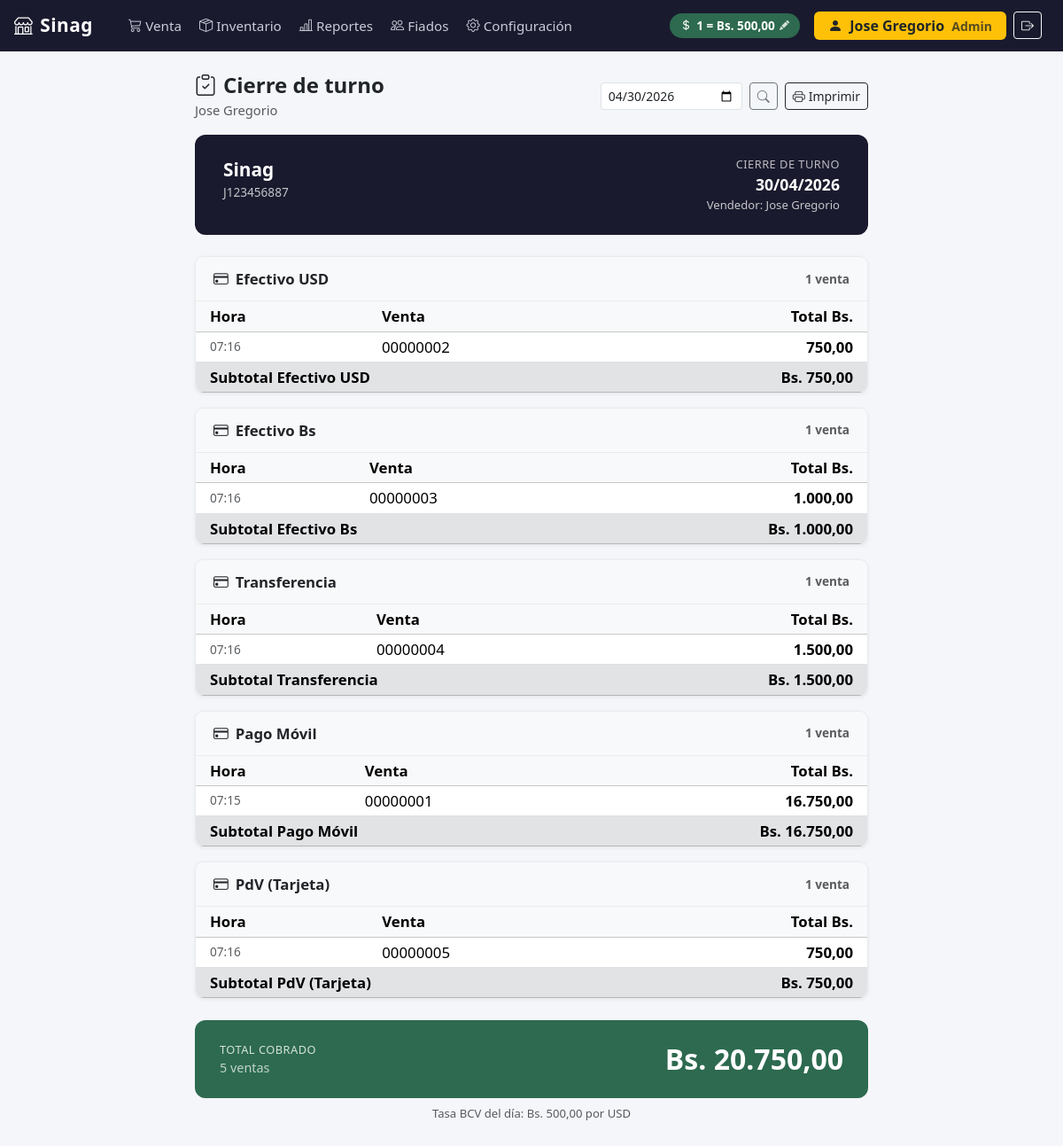
/reportes/cierre/cajero/ (signed in), run on the app's committed database.
### configuracion/models.py (models this page shows, shortened)
class Empresa(models.Model):
    nombre = models.CharField(max_length=200)
    rif = models.CharField(max_length=20)
    telefono = models.CharField(max_length=20, blank=True)
    direccion = models.TextField(blank=True)
    logo = models.ImageField(upload_to='empresa/', blank=True, null=True)
    imprimir_ticket   = models.BooleanField(default=False)
    nombre_impresora  = models.CharField(max_length=200, blank=True, default='')
    class Meta:
        verbose_name = 'Empresa'

class Moneda(models.Model):
    tasa_cambio = models.DecimalField(max_digits=12, decimal_places=2)
    simbolo = models.CharField(max_length=5, default='Bs')
    ultima_actualizacion = models.DateTimeField(auto_now=True)
    class Meta:
        verbose_name = 'Moneda'
        verbose_name_plural = 'Moneda'

### ventas/models.py (models this page shows, shortened)
class Venta(models.Model):
    METODO_PAGO = [
        ('EFECTIVO_USD',   'Efectivo USD'),
        ('EFECTIVO_BS',    'Efectivo Bs'),
        ('TRANSFERENCIA',  'Transferencia'),
        ('PAGO_MOVIL',     'Pago Móvil'),
        ('PUNTO_DE_VENTA', 'PdV (Tarjeta)'),
        ('BIOPAGO',        'Biopago'),
        ('MIXTO',          'Pago Mixto'),
    ]
    ESTADO = [
        ('COMPLETADA', 'Completada'),
        ('ANULADA',    'Anulada'),
    ]
    fecha           = models.DateTimeField(auto_now_add=True)
    total_usd       = models.DecimalField(max_digits=10, decimal_places=2)
    total_bs        = models.DecimalField(max_digits=14, decimal_places=2)
    tasa_aplicada   = models.DecimalField(max_digits=12, decimal_places=2)
    metodo_pago     = models.CharField(max_length=20, choices=METODO_PAGO)
    estado          = models.CharField(max_length=15, choices=ESTADO, default='COMPLETADA')
    notas           = models.TextField(blank=True)
    monto_recibido  = models.DecimalField(max_digits=14, decimal_places=2, null=True, blank=True)
    vuelto          = models.DecimalField(max_digits=14, decimal_places=2, null=True, blank=True)
    vendedor        = models.ForeignKey(User, null=True, blank=True, on_delete=models.SET_NULL, related_name='ventas')
    numero_factura  = models.PositiveIntegerField(unique=True, null=True, blank=True)
    numero_control  = models.PositiveIntegerField(unique=True, null=True, blank=True)
    monto_exento_usd    = models.DecimalField(max_digits=10, decimal_places=2, default=0)
    base_imponible_usd  = models.DecimalField(max_digits=10, decimal_places=2, default=0)
    iva_usd             = models.DecimalField(max_digits=10, decimal_places=2, default=0)
    monto_exento_bs     = models.DecimalField(max_digits=14, decimal_places=2, default=0)
    base_imponible_bs   = models.DecimalField(max_digits=14, decimal_places=2, default=0)
    iva_bs              = models.DecimalField(max_digits=14, decimal_places=2, default=0)
    class Meta:
        verbose_name        = 'Venta'
        verbose_name_plural = 'Ventas'
        ordering            = ['-fecha']
    @property
    def numero_fmt(self):
        if self.numero_factura:
            return f'{self.numero_factura:08d}'
        return f'#{self.pk}'

### reportes/views.py (the view)
# urls.py: path('cierre/cajero/', views.cierre_cajero, name='cierre_cajero'),
@login_required
def cierre_cajero(request):
    fecha_str = request.GET.get('fecha', '')
    try:
        fecha = date.fromisoformat(fecha_str)
    except ValueError:
        fecha = timezone.localtime().date()
    ventas_dia = (
        Venta.objects
        .filter(vendedor=request.user, fecha__date=fecha, estado='COMPLETADA')
        .prefetch_related('detalles__producto')
        .order_by('-fecha')
    )
    resumen_metodos = []
    for codigo_metodo, nombre_metodo in Venta.METODO_PAGO:
        ventas_metodo = [v for v in ventas_dia if v.metodo_pago == codigo_metodo]
        if not ventas_metodo:
            continue
        total_bs = sum(float(v.total_bs) for v in ventas_metodo)
        resumen_metodos.append({
            'nombre':   nombre_metodo,
            'codigo':   codigo_metodo,
            'total_bs': total_bs,
            'cantidad': len(ventas_metodo),
            'ventas':   ventas_metodo,
        })
    total_general_bs = sum(m['total_bs'] for m in resumen_metodos)
    total_ventas     = sum(m['cantidad'] for m in resumen_metodos)
    moneda  = Moneda.objects.first()
    empresa = Empresa.objects.first() or Empresa()
    return render(request, 'reportes/cierre_cajero.html', {
        'fecha':             fecha,
        'resumen_metodos':   resumen_metodos,
        'total_general_bs':  total_general_bs,
        'total_ventas':      total_ventas,
        'moneda':            moneda,
        'empresa':           empresa,
        'tasa':              moneda.tasa_cambio if moneda else None,
    })

### ventas/templatetags/pos_extras.py (called while the page is built)
@register.filter
def formato_bs(value):
    try:
        num = float(value)
    except (TypeError, ValueError):
        return value
    formatted = f"{num:,.2f}"
    return formatted.replace(',', 'X').replace('.', ',').replace('X', '.')

### templates/reportes/cierre_cajero.html (shortened to what this page needs)
{% extends "base.html" %}
{% load pos_extras %}
{% block contenido %}
<div style="max-width:760px; margin:0 auto;">
  <div class="d-flex align-items-center justify-content-between mb-3 no-print">
    <div>
      <h4 class="fw-bold mb-0"><i class="bi bi-clipboard-check me-2"></i>Cierre de turno</h4>
      <small class="text-muted">{{ request.user.get_full_name|default:request.user.username }}</small>
    </div>
    <div class="d-flex gap-2">
      <form class="d-flex gap-2 align-items-center" method="get">
        <input type="date" name="fecha" value="{{ fecha|date:'Y-m-d' }}" class="form-control form-control-sm" style="width:160px;">
        <button class="btn btn-sm btn-outline-secondary" type="submit"><i class="bi bi-search"></i></button>
      </form>
      <button class="btn btn-sm btn-outline-dark" onclick="window.print()">
        <i class="bi bi-printer me-1"></i>Imprimir
      </button>
    </div>
  </div>
  <div class="cierre-header">
    <div class="d-flex justify-content-between align-items-start flex-wrap gap-2">
      <div>
        <div style="font-size:1.3rem; font-weight:800;">{{ empresa.nombre|default:"POS Core" }}</div>
        {% if empresa.rif %}<div style="opacity:.75; font-size:.85rem;">{{ empresa.rif }}</div>{% endif %}
      </div>
      <div class="text-end">
        <div style="font-size:.8rem; opacity:.7; text-transform:uppercase; letter-spacing:.5px;">Cierre de turno</div>
        <div style="font-size:1.1rem; font-weight:700;">{{ fecha|date:"d/m/Y" }}</div>
        <div style="font-size:.82rem; opacity:.75;">
          Vendedor: {{ request.user.get_full_name|default:request.user.username }}
        </div>
      </div>
    </div>
  </div>
  {% if resumen_metodos %}
    {% for m in resumen_metodos %}
    <div class="metodo-card">
      <div class="metodo-header">
        <span><i class="bi bi-credit-card me-2"></i>{{ m.nombre }}</span>
        <span class="text-muted" style="font-size:.85rem;">{{ m.cantidad }} venta{{ m.cantidad|pluralize }}</span>
      </div>
      <table class="table table-sm align-middle mb-0">
        <thead class="table-light">
          <tr>
            <th class="ps-3">Hora</th>
            <th class="ps-3">Venta</th>
            <th class="text-end pe-3">Total Bs.</th>
          </tr>
        </thead>
        <tbody>
          {% for v in m.ventas %}
          <tr>
            <td class="ps-3 text-muted" style="font-size:.85rem;">{{ v.fecha|date:"H:i" }}</td>
            <td class="ps-3">{{ v.numero_fmt }}</td>
            <td class="text-end pe-3 fw-semibold">{{ v.total_bs|formato_bs }}</td>
          </tr>
          {% endfor %}
          <tr class="table-secondary fw-bold">
            <td colspan="2" class="ps-3">Subtotal {{ m.nombre }}</td>
            <td class="text-end pe-3">Bs. {{ m.total_bs|formato_bs }}</td>
          </tr>
        </tbody>
      </table>
    </div>
    {% endfor %}
    <div class="total-general">
      <div>
        <div style="font-size:.8rem; opacity:.8; text-transform:uppercase; letter-spacing:.5px;">Total cobrado</div>
        <div style="font-size:.9rem; opacity:.7;">{{ total_ventas }} venta{{ total_ventas|pluralize }}</div>
      </div>
      <div class="val">Bs. {{ total_general_bs|formato_bs }}</div>
    </div>
    {% if tasa %}
    <div class="text-center text-muted mt-2 no-print" style="font-size:.82rem;">
      Tasa BCV del día: Bs. {{ tasa }} por USD
    </div>
    {% endif %}
  {% else %}
  <div class="text-center text-muted py-5">
    <i class="bi bi-inbox" style="font-size:2.5rem; opacity:.3;"></i>
    <p class="mt-3">No hay ventas registradas a tu nombre para este día.</p>
  </div>
  {% endif %}
</div>
{% endblock %}

### templates/base.html (shortened to what this page needs)
{% load static %}
<!DOCTYPE html>
<html lang="es">
<head>
  <link href="{% static 'vendor/bootstrap/css/bootstrap.min.css' %}" rel="stylesheet">
  <link href="{% static 'vendor/bootstrap-icons/css/bootstrap-icons.min.css' %}" rel="stylesheet">
</head>
<body>
  <nav class="navbar navbar-expand-lg navbar-pos px-3">
    <a class="navbar-brand" href="{% url 'pos:venta' %}">
      <i class="bi bi-shop me-2"></i>{{ empresa.nombre|default:"POS Core" }}
    </a>
    <div class="collapse navbar-collapse" id="navMenu">
      <ul class="navbar-nav me-auto ms-3 gap-1">
        <li class="nav-item">
          <a class="nav-link {% block nav_venta %}{% endblock %}" href="{% url 'pos:venta' %}">
            <i class="bi bi-cart3 me-1"></i>Venta
          </a>
        </li>
        {% if request.user.is_staff %}
        <li class="nav-item">
          <a class="nav-link {% block nav_inventario %}{% endblock %}" href="{% url 'inventario:index' %}">
            <i class="bi bi-box-seam me-1"></i>Inventario
          </a>
        </li>
        <li class="nav-item">
          <a class="nav-link {% block nav_reportes %}{% endblock %}" href="{% url 'reportes:index' %}">
            <i class="bi bi-bar-chart-line me-1"></i>Reportes
          </a>
        </li>
        <li class="nav-item">
          <a class="nav-link {% block nav_fiados %}{% endblock %}" href="{% url 'fiados:index' %}">
            <i class="bi bi-people me-1"></i>Fiados
          </a>
        </li>
        <li class="nav-item">
          <a class="nav-link {% block nav_config %}{% endblock %}" href="{% url 'configuracion:index' %}">
            <i class="bi bi-gear me-1"></i>Configuración
          </a>
        </li>
        {% endif %}
      </ul>
      {% if request.user.is_staff %}
      <button
        class="tasa-badge me-3 {% if not tasa %}sin-tasa{% endif %}"
        id="btn-abrir-tasa"
        data-bs-toggle="modal"
        data-bs-target="#modalTasa"
        title="Clic para actualizar tasa BCV"
      >
        <i class="bi bi-currency-dollar"></i>
        <span id="tasa-navbar-texto">
          {% if tasa %}1 = Bs. {{ tasa }}{% else %}Sin tasa — clic para configurar{% endif %}
        </span>
        <i class="bi bi-pencil-fill"></i>
      </button>
      {% endif %}
      {% if request.user.is_authenticated %}
      <div class="d-flex align-items-center gap-2 me-2">
        <span class="badge {% if request.user.is_staff %}bg-warning text-dark{% else %}bg-secondary{% endif %} fs-6 px-3 py-2">
          <i class="bi bi-person-fill me-1"></i>
          {{ request.user.get_full_name|default:request.user.username }}
          {% if request.user.is_staff %}<span class="opacity-75 ms-1 small">Admin</span>{% endif %}
        </span>
        <form method="post" action="{% url 'logout' %}" class="d-inline m-0">
          <button type="submit" class="btn btn-outline-light btn-sm" title="Cerrar sesión">
            <i class="bi bi-box-arrow-right"></i>
          </button>
        </form>
      </div>
      {% endif %}
    </div>
  </nav>
  <div class="content-wrapper container-fluid">
    {% block contenido %}{% endblock %}
  </div>
</body>
</html>

### templates/base.html (style rules this page uses)
body { font-family: 'Segoe UI', system-ui, sans-serif; font-size: 1.05rem; background-color: #f4f6f9; }
.navbar-pos { background-color: #1a1a2e; min-height: 58px; }
.navbar-pos .navbar-brand { font-size: 1.3rem; font-weight: 700; color: #ffffff; letter-spacing: 0.5px; }
.navbar-pos .nav-link { color: #c8cdd8; font-size: 0.95rem; }
.tasa-badge { background-color: #2d6a4f; color: #fff; font-size: 0.85rem; padding: 4px 12px; border-radius: 20px; font-weight: 600; cursor: pointer; border: none; transition: background-color 0.15s; display: flex; align-items: center; gap: 5px; }
.tasa-badge .bi-pencil-fill { font-size: 0.7rem; opacity: 0.8; }
.content-wrapper { padding-top: 1.5rem; padding-bottom: 2rem; }

### templates/reportes/cierre_cajero.html (style rules this page uses)
.cierre-header { background: #1a1a2e; color: #fff; border-radius: 12px; padding: 1.5rem 2rem; margin-bottom: 1.5rem; }
.metodo-card { background: #fff; border-radius: 10px; border: 1px solid #e9ecef; margin-bottom: 1rem; overflow: hidden; box-shadow: 0 1px 4px rgba(0,0,0,.06); }
.metodo-header { background: #f8f9fa; padding: .75rem 1.25rem; font-weight: 700; display: flex; justify-content: space-between; align-items: center; border-bottom: 1px solid #e9ecef; }
.total-general { background: #2d6a4f; color: #fff; border-radius: 12px; padding: 1.25rem 1.75rem; display: flex; justify-content: space-between; align-items: center; margin-top: 1.5rem; }
.total-general .val { font-size: 2rem; font-weight: 800; }

### data on the page
Empresa: nombre "Sinag", rif "J123456887"
Moneda: tasa_cambio "500,00"
Venta: fecha "07:16", numero_fmt "00000002", total_bs "750,00"
Venta: fecha "07:16", numero_fmt "00000003", total_bs "1.000,00"
Venta: nombre "Transferencia", cantidad "1", fecha "07:16", numero_fmt "00000004", total_bs "1.500,00"
Venta: fecha "07:15", numero_fmt "00000001", total_bs "16.750,00"
Venta: fecha "07:16", numero_fmt "00000005", total_bs "750,00"

### other printed values
{{ request.user.get_full_name|default:request.user.username }} "Jose Gregorio"
{{ fecha|date:"d/m/Y" }} "30/04/2026"
{{ m.nombre }} "Efectivo USD" "Efectivo Bs" "Pago Móvil" "PdV (Tarjeta)"
{{ m.cantidad }} "1" "1" "1" "1"
{{ m.total_bs|formato_bs }} "750,00" "1.000,00" "16.750,00" "750,00"
{{ total_ventas }} "5"
{{ total_general_bs|formato_bs }} "20.750,00"
